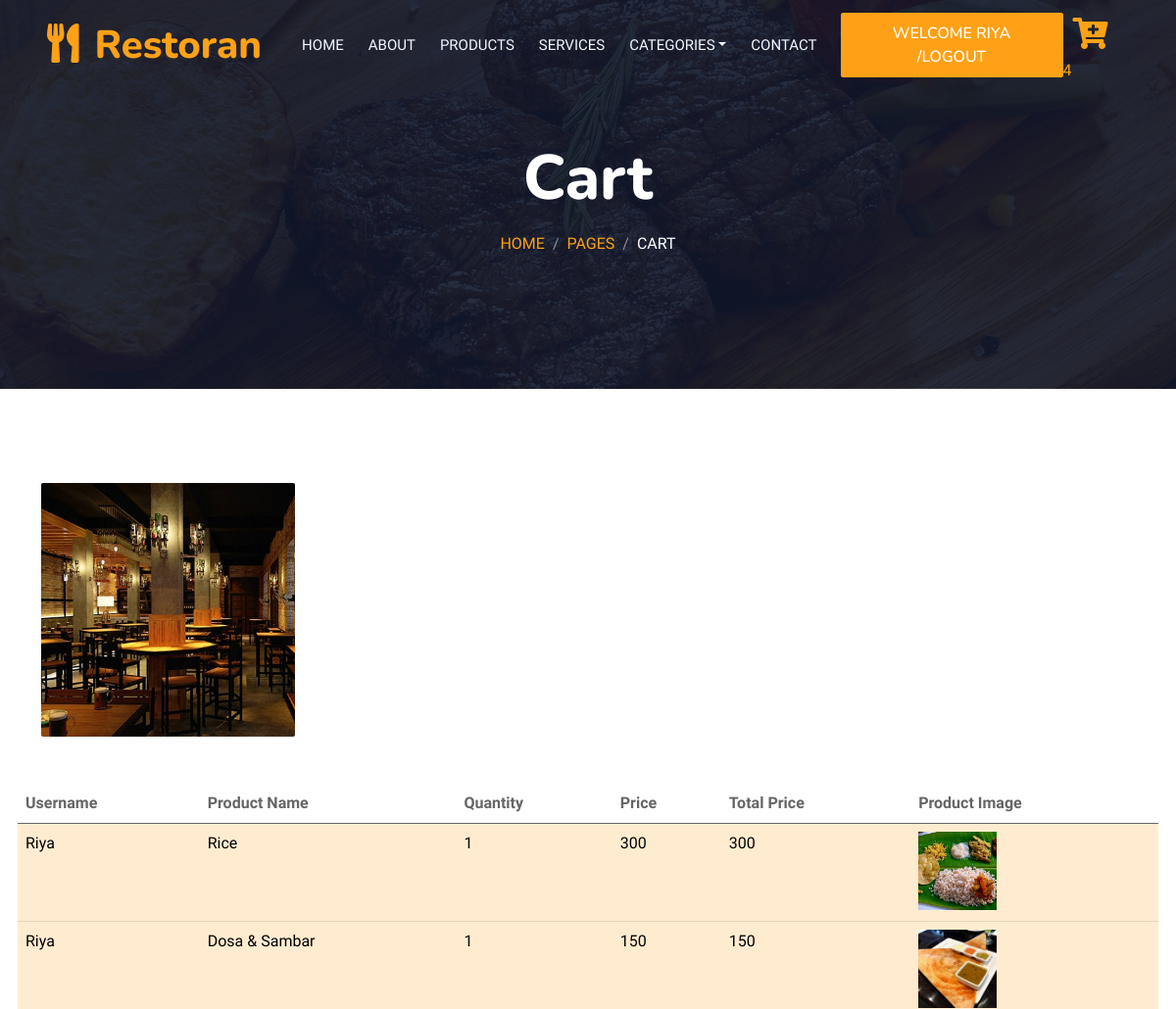
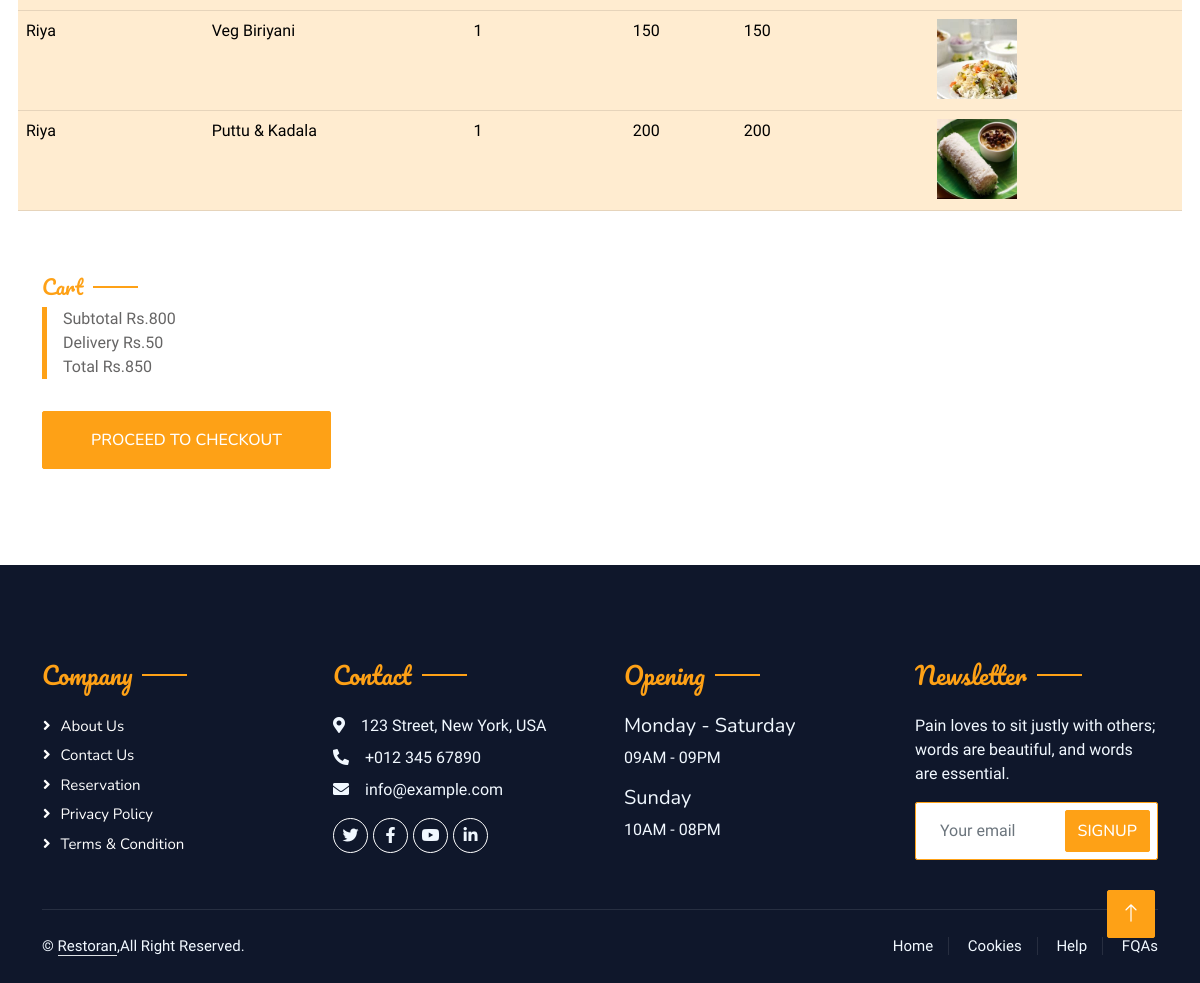
Page /cart_page/ (signed in) on the committed database (2 pictures, top to bottom).
### WebApp/models.py (models this page shows)
class CartDb(models.Model):
    Username=models.CharField(max_length=100,null=True,blank=True)
    Product_Name=models.CharField(max_length=100,null=True,blank=True)
    Quantity=models.IntegerField(null=True,blank=True)
    Price=models.IntegerField(null=True,blank=True)
    Total_Price=models.IntegerField(null=True,blank=True)
    Product_Image=models.ImageField(upload_to="Profile",null=True,blank=True)

### WebApp/views.py (the view)
# urls.py: path('cart_page/',views.cart_page,name="cart_page"),
def cart_page(request):
    sub_total=0
    shipping_amount=0
    total_amount=0
    categories = CategoryDb.objects.all()
    cart=CartDb.objects.filter(Username=request.session['Username'])
    for i in cart:
        sub_total+=i.Total_Price
        if sub_total>500:
            shipping_amount=50
        else:
            shipping_amount=100
        total_amount=sub_total+shipping_amount
        cart_count = CartDb.objects.filter(Username=request.session['Username'])
        x = cart_count.count()
    return render(request,"Cart.html",{'categories':categories,'cart':cart,'sub_total':sub_total,
                                       'shipping_amount':shipping_amount,'total_amount':total_amount,'x':x})

### WebApp/templates/Cart.html (shortened to what this page needs)
<!DOCTYPE html>
{% load static %}
<html lang="en">
<head>
    <link href="https://cdnjs.cloudflare.com/ajax/libs/font-awesome/5.10.0/css/all.min.css" rel="stylesheet">
    <link href="https://cdn.jsdelivr.net/npm/bootstrap-icons@1.4.1/font/bootstrap-icons.css" rel="stylesheet">
    <link href="{% static 'web_page/lib/animate/animate.min.css' %}" rel="stylesheet">
    <link href="{% static 'web_page/lib/owlcarousel/assets/owl.carousel.min.css' %}" rel="stylesheet">
    <link href="{% static 'web_page/lib/tempusdominus/css/tempusdominus-bootstrap-4.min.css' %}" rel="stylesheet" />
    <link href="{% static 'web_page/css/bootstrap.min.css' %}" rel="stylesheet">
    <link href="{% static 'web_page/css/style.css' %}" rel="stylesheet">
</head>
<body>
    <div class="container-xxl bg-white p-0">
        <div class="container-xxl position-relative p-0">
            <nav class="navbar navbar-expand-lg navbar-dark bg-dark px-4 px-lg-5 py-3 py-lg-0">
                <a href="" class="navbar-brand p-0">
                    <h1 class="text-primary m-0"><i class="fa fa-utensils me-3"></i>Restoran</h1>
                </a>
                <div class="collapse navbar-collapse" id="navbarCollapse">
                    <div class="navbar-nav ms-auto py-0 pe-4">
                        <a href="{% url 'home_page' %}" class="nav-item nav-link">Home</a>
                        <a href="{% url 'about_page' %}" class="nav-item nav-link">About</a>
                        <a href="{% url 'products' %}" class="nav-item nav-link">Products</a>
                        <a href="{% url 'services' %}" class="nav-item nav-link">Services</a>
                        <div class="nav-item dropdown">
                            <a href="#" class="nav-link dropdown-toggle" data-bs-toggle="dropdown">Categories</a>
                        </div>
                        <a href="{% url 'contact_page' %}" class="nav-item nav-link">Contact</a>
                    </div>
                    {% if request.session.Username %}
                    <a href="{% url 'user_logout' %}" class="nav-item nav-link btn btn-primary py-2 px-4">WELCOME {{request.session.Username}} /Logout</a>
                    {% else %}
                    <a href="{% url 'sign_in' %}" class="btn btn-primary py-2 px-4">Register/Login</a>
                    {% endif %}
                </div>
                <a href="{% url 'cart_page' %}"><i class="fa fa-2x fa-cart-plus text-primary mb-0" style="padding:10px;"></i>
                    <span>{{x}}</span>
                </a>
            </nav>
            <div class="container-xxl py-5 bg-dark hero-header mb-5">
                <div class="container text-center my-5 pt-5 pb-4">
                    <h1 class="display-3 text-white mb-3 animated slideInDown">Cart</h1>
                    <nav aria-label="breadcrumb">
                        <ol class="breadcrumb justify-content-center text-uppercase">
                            <li class="breadcrumb-item"><a href="#">Home</a></li>
                            <li class="breadcrumb-item"><a href="#">Pages</a></li>
                            <li class="breadcrumb-item text-white active" aria-current="page">Cart</li>
                        </ol>
                    </nav>
                </div>
            </div>
        </div>
        <div class="container-xxl py-5">
            <div class="container">
                <div class="row g-5 align-items-center">
                    <div class="col-lg-6">
                        <div class="row g-3">
                            <div class="col-6 text-start">
                                <img class="img-fluid rounded w-100 wow zoomIn" data-wow-delay="0.1s" src="{% static 'web_page/img/about-1.jpg' %}">
                            </div>
                        </div>
                    </div>
                    <table class="table table-hover">
          <thead>
          <tr>
            <th>Username</th>
            <th>Product Name</th>
            <th>Quantity</th>
            <th>Price</th>
            <th>Total Price</th>
            <th>Product Image</th>
          </tr>
          </thead>
          <tbody>
          {% for i in cart %}
          <tr class="table-primary" style="height: 100px;">
            <td>{{i.Username}}</td>
            <td>{{i.Product_Name}}</td>
            <td>{{i.Quantity}}</td>
            <td>{{i.Price}}</td>
            <td>{{i.Total_Price}}</td>
            <td>
              <img src="{{ i.Product_Image.url }}" alt="Product Image" style="width: 80px; height: 80px; object-fit: cover;">
            </td>
          </tr>
          {% endfor %}
          </tbody>
        </table>
                    <div class="col-lg-6">
                        <h5 class="section-title ff-secondary text-start text-primary fw-normal">Cart</h5>
                        <div class="row g-4 mb-4">
                            <div class="col-sm-6">
                                <div class="d-flex align-items-center border-start border-5 border-primary px-3">
                                    <span>Subtotal Rs.{{sub_total}}</span>
                                </div>
                                <div class="d-flex align-items-center border-start border-5 border-primary px-3">
                                    <span>Delivery Rs.{{shipping_amount}}</span>
                                </div>
                                <div class="d-flex align-items-center border-start border-5 border-primary px-3">
                                    <span>Total Rs.{{total_amount}}</span>
                                </div>
                            </div>
                        </div>
                        <a class="btn btn-primary py-3 px-5 mt-2" href="{% url 'checkout' %}">PROCEED TO CHECKOUT</a>
                    </div>
                </div>
            </div>
        </div>
        <div class="container-fluid bg-dark text-light footer pt-5 mt-5 wow fadeIn" data-wow-delay="0.1s">
            <div class="container py-5">
                <div class="row g-5">
                    <div class="col-lg-3 col-md-6">
                        <h4 class="section-title ff-secondary text-start text-primary fw-normal mb-4">Company</h4>
                        <a class="btn btn-link" href="#">About Us</a>
                        <a class="btn btn-link" href="#">Contact Us</a>
                        <a class="btn btn-link" href="#">Reservation</a>
                        <a class="btn btn-link" href="#">Privacy Policy</a>
                        <a class="btn btn-link" href="#">Terms & Condition</a>
                    </div>
                    <div class="col-lg-3 col-md-6">
                        <h4 class="section-title ff-secondary text-start text-primary fw-normal mb-4">Contact</h4>
                        <p class="mb-2"><i class="fa fa-map-marker-alt me-3"></i>123 Street, New York, USA</p>
                        <p class="mb-2"><i class="fa fa-phone-alt me-3"></i>+012 345 67890</p>
                        <p class="mb-2"><i class="fa fa-envelope me-3"></i>info@example.com</p>
                        <div class="d-flex pt-2">
                            <a class="btn btn-outline-light btn-social" href="#"><i class="fab fa-twitter"></i></a>
                            <a class="btn btn-outline-light btn-social" href="#"><i class="fab fa-facebook-f"></i></a>
                            <a class="btn btn-outline-light btn-social" href="#"><i class="fab fa-youtube"></i></a>
                            <a class="btn btn-outline-light btn-social" href="#"><i class="fab fa-linkedin-in"></i></a>
                        </div>
                    </div>
                    <div class="col-lg-3 col-md-6">
                        <h4 class="section-title ff-secondary text-start text-primary fw-normal mb-4">Opening</h4>
                        <h5 class="text-light fw-normal">Monday - Saturday</h5>
                        <p>09AM - 09PM</p>
                        <h5 class="text-light fw-normal">Sunday</h5>
                        <p>10AM - 08PM</p>
                    </div>
                    <div class="col-lg-3 col-md-6">
                        <h4 class="section-title ff-secondary text-start text-primary fw-normal mb-4">Newsletter</h4>
                        <p>Pain loves to sit justly with others; words are beautiful, and words are essential.</p>
                        <div class="position-relative mx-auto" style="max-width: 400px;">
                            <input class="form-control border-primary w-100 py-3 ps-4 pe-5" type="text" placeholder="Your email">
                            <button type="button" class="btn btn-primary py-2 position-absolute top-0 end-0 mt-2 me-2">SignUp</button>
                        </div>
                    </div>
                </div>
            </div>
            <div class="container">
                <div class="copyright">
                    <div class="row">
                        <div class="col-md-6 text-center text-md-start mb-3 mb-md-0">
                            &copy; <a class="border-bottom" href="#">Restoran</a>,All Right Reserved.
                        </div>
                        <div class="col-md-6 text-center text-md-end">
                            <div class="footer-menu">
                                <a href="#">Home</a>
                                <a href="#">Cookies</a>
                                <a href="#">Help</a>
                                <a href="#">FQAs</a>
                            </div>
                        </div>
                    </div>
                </div>
            </div>
        </div>
        <a href="#" class="btn btn-lg btn-primary btn-lg-square back-to-top"><i class="bi bi-arrow-up"></i></a>
    </div>
</body>
</html>

### WebApp/static/web_page/css/style.css (style rules this page uses)
:root { --primary: #FEA116; --light: #F1F8FF; --dark: #0F172B; }
.ff-secondary { font-family: 'Pacifico', cursive; }
.back-to-top { position: fixed; display: none; right: 45px; bottom: 45px; z-index: 99; }
.btn { font-family: 'Nunito', sans-serif; font-weight: 500; text-transform: uppercase; transition: .5s; }
.btn.btn-primary, .btn.btn-secondary { color: #FFFFFF; }
.btn-lg-square { width: 48px; height: 48px; }
.btn-square, .btn-sm-square, .btn-lg-square { padding: 0; display: flex; align-items: center; justify-content: center; font-weight: normal; border-radius: 2px; }
.navbar-dark .navbar-nav .nav-link { position: relative; margin-left: 25px; padding: 35px 0; font-size: 15px; color: var(--light) !important; text-transform: uppercase; font-weight: 500; outline: none; transition: .5s; }
@media (min-width: 992px) { .navbar-dark { position: absolute; width: 100%; top: 0; left: 0; z-index: 999; background: transparent !important; } }
.hero-header { background: linear-gradient(rgba(15, 23, 43, .9), rgba(15, 23, 43, .9)), url(../img/bg-hero.jpg); background-position: center center; background-repeat: no-repeat; background-size: cover; }
.breadcrumb-item + .breadcrumb-item::before { color: rgba(255, 255, 255, .5); }
.section-title { position: relative; display: inline-block; }
.section-title::before { position: absolute; content: ""; width: 45px; height: 2px; top: 50%; left: -55px; margin-top: -1px; background: var(--primary); }
.section-title::after { position: absolute; content: ""; width: 45px; height: 2px; top: 50%; right: -55px; margin-top: -1px; background: var(--primary); }
.section-title.text-start::before, .section-title.text-end::after { display: none; }
.footer .btn.btn-social { margin-right: 5px; width: 35px; height: 35px; display: flex; align-items: center; justify-content: center; color: var(--light); border: 1px solid #FFFFFF; border-radius: 35px; transition: .3s; }
.footer .btn.btn-link { display: block; margin-bottom: 5px; padding: 0; text-align: left; color: #FFFFFF; font-size: 15px; font-weight: normal; text-transform: capitalize; transition: .3s; }
.footer .btn.btn-link::before { position: relative; content: "\f105"; font-family: "Font Awesome 5 Free"; font-weight: 900; margin-right: 10px; }
.footer .copyright { padding: 25px 0; font-size: 15px; border-top: 1px solid rgba(256, 256, 256, .1); }
.footer .copyright a { color: var(--light); }
.footer .footer-menu a { margin-right: 15px; padding-right: 15px; border-right: 1px solid rgba(255, 255, 255, .1); }
.footer .footer-menu a:last-child { margin-right: 0; padding-right: 0; border-right: none; }

### rows in the picture
CartDb: Username "Riya", Product_Name "Rice", Quantity "1", Price "300", Total_Price "300", Product_Image (picture)
CartDb: Username "Riya", Product_Name "Dosa & Sambar", Quantity "1", Price "150", Total_Price "150", Product_Image (picture)
CartDb: Username "Riya", Product_Name "Veg Biriyani", Quantity "1", Price "150", Total_Price "150", Product_Image (picture)
CartDb: Username "Riya", Product_Name "Puttu & Kadala", Quantity "1", Price "200", Total_Price "200", Product_Image (picture)

### other values in the picture
{{ request.session.Username }} "RIYA"
{{ x }} "4"
{{ sub_total }} "800"
{{ shipping_amount }} "50"
{{ total_amount }} "850"
